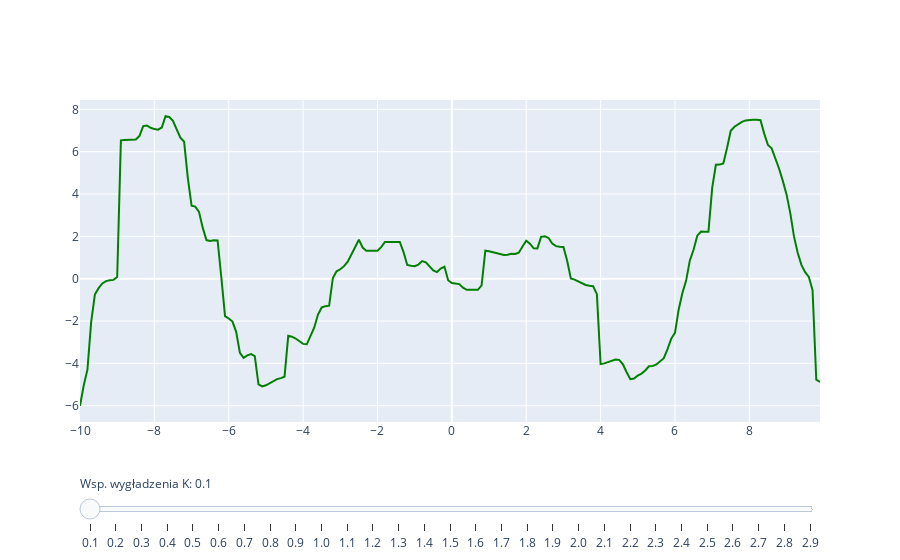

Notebook code for this chart:
### Code cell
import plotly.graph_objects as go
import numpy as np

# Create figure
fig = go.Figure()

# Add traces
for step in np.arange(0.1, 3, 0.1):
    gkr = GKR(x_synth, y_synth, step)

    x_p=[]
    y_p = []
    for x in x_real:
        x_p.append(x)
        y_p.append(gkr.predict(x))

    trace1 = go.Scatter(
            visible=False,
            line=dict(color="green", width=2),
            name="Wykres dla wartości K: " + str(round(step, 1)),
            x=x_p,
            y=y_p)

    fig.add_trace(trace1)

for step in np.arange(0.1, 3, 0.1):
    trace3 = go.Scatter(
            visible=False,
            line=dict(color="red", width=2),
            name="y=x*sin(x)",
            x=x_real,
            y=y_real)

    fig.add_trace(trace3)

# Make 0th trace visible
fig.data[0].visible = True

# Create and add slider
steps = []
for i in range(len(np.arange(0.1, 3, 0.1))):
    step = dict(
        method="update",
        args=[{"visible": [False] * len(fig.data)},
              {"title": "Wykres dla regresji jądrowej (Gauss) z współczynnikiem wygładzenia równym: " + str((i+1)/10)}],
    )
    step["args"][0]["visible"][i] = True
    step["args"][0]["visible"][i+len(np.arange(0.1, 3, 0.1))] = True
    steps.append(step)

sliders = [dict(
    active=0,
    pad={"t": 50},
    steps=steps
)]

fig.update_layout(sliders=sliders)

# Edit slider labels
fig['layout']['sliders'][0]['currentvalue']['prefix']='Wsp. wygładzenia K: '
for i, j in enumerate(np.arange(0.1, 3, 0.1), start = 0):
    fig['layout']['sliders'][0]['steps'][i]['label']=round(j, 1)

fig.show()

### Figure 1 — Plotly figure (JSON) as saved in the notebook; plotly's stock layout.template omitted (floating-point values rounded to 4 significant figures; data arrays with more than 128 entries replaced by an {"elided": "..."} marker saying what was removed)
{"data": [{"line": {"color": "green", "width": 2}, "name": "Wykres dla wartości K: 0.1", "type": "scatter", "visible": true, "x": {"elided": "200 float values"}, "y": {"elided": "200 float values"}}, {"line": {"color": "green", "width": 2}, "name": "Wykres dla wartości K: 0.2", "type": "scatter", "visible": false, "x": {"elided": "200 float values"}, "y": {"elided": "200 float values"}}, {"line": {"color": "green", "width": 2}, "name": "Wykres dla wartości K: 0.3", "type": "scatter", "visible": false, "x": {"elided": "200 float values"}, "y": {"elided": "200 float values"}}, {"line": {"color": "green", "width": 2}, "name": "Wykres dla wartości K: 0.4", "type": "scatter", "visible": false, "x": {"elided": "200 float values"}, "y": {"elided": "200 float values"}}, {"line": {"color": "green", "width": 2}, "name": "Wykres dla wartości K: 0.5", "type": "scatter", "visible": false, "x": {"elided": "200 float values"}, "y": {"elided": "200 float values"}}, {"line": {"color": "green", "width": 2}, "name": "Wykres dla wartości K: 0.6", "type": "scatter", "visible": false, "x": {"elided": "200 float values"}, "y": {"elided": "200 float values"}}, {"line": {"color": "green", "width": 2}, "name": "Wykres dla wartości K: 0.7", "type": "scatter", "visible": false, "x": {"elided": "200 float values"}, "y": {"elided": "200 float values"}}, {"line": {"color": "green", "width": 2}, "name": "Wykres dla wartości K: 0.8", "type": "scatter", "visible": false, "x": {"elided": "200 float values"}, "y": {"elided": "200 float values"}}, {"line": {"color": "green", "width": 2}, "name": "Wykres dla wartości K: 0.9", "type": "scatter", "visible": false, "x": {"elided": "200 float values"}, "y": {"elided": "200 float values"}}, {"line": {"color": "green", "width": 2}, "name": "Wykres dla wartości K: 1.0", "type": "scatter", "visible": false, "x": {"elided": "200 float values"}, "y": {"elided": "200 float values"}}, {"line": {"color": "green", "width": 2}, "name": "Wykres dla wartości K: 1.1", "type": "scatter", "visible": false, "x": {"elided": "200 float values"}, "y": {"elided": "200 float values"}}, {"line": {"color": "green", "width": 2}, "name": "Wykres dla wartości K: 1.2", "type": "scatter", "visible": false, "x": {"elided": "200 float values"}, "y": {"elided": "200 float values"}}, {"line": {"color": "green", "width": 2}, "name": "Wykres dla wartości K: 1.3", "type": "scatter", "visible": false, "x": {"elided": "200 float values"}, "y": {"elided": "200 float values"}}, {"line": {"color": "green", "width": 2}, "name": "Wykres dla wartości K: 1.4", "type": "scatter", "visible": false, "x": {"elided": "200 float values"}, "y": {"elided": "200 float values"}}, {"line": {"color": "green", "width": 2}, "name": "Wykres dla wartości K: 1.5", "type": "scatter", "visible": false, "x": {"elided": "200 float values"}, "y": {"elided": "200 float values"}}, {"line": {"color": "green", "width": 2}, "name": "Wykres dla wartości K: 1.6", "type": "scatter", "visible": false, "x": {"elided": "200 float values"}, "y": {"elided": "200 float values"}}, {"line": {"color": "green", "width": 2}, "name": "Wykres dla wartości K: 1.7", "type": "scatter", "visible": false, "x": {"elided": "200 float values"}, "y": {"elided": "200 float values"}}, {"line": {"color": "green", "width": 2}, "name": "Wykres dla wartości K: 1.8", "type": "scatter", "visible": false, "x": {"elided": "200 float values"}, "y": {"elided": "200 float values"}}, {"line": {"color": "green", "width": 2}, "name": "Wykres dla wartości K: 1.9", "type": "scatter", "visible": false, "x": {"elided": "200 float values"}, "y": {"elided": "200 float values"}}, {"line": {"color": "green", "width": 2}, "name": "Wykres dla wartości K: 2.0", "type": "scatter", "visible": false, "x": {"elided": "200 float values"}, "y": {"elided": "200 float values"}}, {"line": {"color": "green", "width": 2}, "name": "Wykres dla wartości K: 2.1", "type": "scatter", "visible": false, "x": {"elided": "200 float values"}, "y": {"elided": "200 float values"}}, {"line": {"color": "green", "width": 2}, "name": "Wykres dla wartości K: 2.2", "type": "scatter", "visible": false, "x": {"elided": "200 float values"}, "y": {"elided": "200 float values"}}, {"line": {"color": "green", "width": 2}, "name": "Wykres dla wartości K: 2.3", "type": "scatter", "visible": false, "x": {"elided": "200 float values"}, "y": {"elided": "200 float values"}}, {"line": {"color": "green", "width": 2}, "name": "Wykres dla wartości K: 2.4", "type": "scatter", "visible": false, "x": {"elided": "200 float values"}, "y": {"elided": "200 float values"}}, {"line": {"color": "green", "width": 2}, "name": "Wykres dla wartości K: 2.5", "type": "scatter", "visible": false, "x": {"elided": "200 float values"}, "y": {"elided": "200 float values"}}, {"line": {"color": "green", "width": 2}, "name": "Wykres dla wartości K: 2.6", "type": "scatter", "visible": false, "x": {"elided": "200 float values"}, "y": {"elided": "200 float values"}}, {"line": {"color": "green", "width": 2}, "name": "Wykres dla wartości K: 2.7", "type": "scatter", "visible": false, "x": {"elided": "200 float values"}, "y": {"elided": "200 float values"}}, {"line": {"color": "green", "width": 2}, "name": "Wykres dla wartości K: 2.8", "type": "scatter", "visible": false, "x": {"elided": "200 float values"}, "y": {"elided": "200 float values"}}, {"line": {"color": "green", "width": 2}, "name": "Wykres dla wartości K: 2.9", "type": "scatter", "visible": false, "x": {"elided": "200 float values"}, "y": {"elided": "200 float values"}}, {"line": {"color": "red", "width": 2}, "name": "y=x*sin(x)", "type": "scatter", "visible": false, "x": {"elided": "200 float values"}, "y": {"elided": "200 float values"}}, {"line": {"color": "red", "width": 2}, "name": "y=x*sin(x)", "type": "scatter", "visible": false, "x": {"elided": "200 float values"}, "y": {"elided": "200 float values"}}, {"line": {"color": "red", "width": 2}, "name": "y=x*sin(x)", "type": "scatter", "visible": false, "x": {"elided": "200 float values"}, "y": {"elided": "200 float values"}}, {"line": {"color": "red", "width": 2}, "name": "y=x*sin(x)", "type": "scatter", "visible": false, "x": {"elided": "200 float values"}, "y": {"elided": "200 float values"}}, {"line": {"color": "red", "width": 2}, "name": "y=x*sin(x)", "type": "scatter", "visible": false, "x": {"elided": "200 float values"}, "y": {"elided": "200 float values"}}, {"line": {"color": "red", "width": 2}, "name": "y=x*sin(x)", "type": "scatter", "visible": false, "x": {"elided": "200 float values"}, "y": {"elided": "200 float values"}}, {"line": {"color": "red", "width": 2}, "name": "y=x*sin(x)", "type": "scatter", "visible": false, "x": {"elided": "200 float values"}, "y": {"elided": "200 float values"}}, {"line": {"color": "red", "width": 2}, "name": "y=x*sin(x)", "type": "scatter", "visible": false, "x": {"elided": "200 float values"}, "y": {"elided": "200 float values"}}, {"line": {"color": "red", "width": 2}, "name": "y=x*sin(x)", "type": "scatter", "visible": false, "x": {"elided": "200 float values"}, "y": {"elided": "200 float values"}}, {"line": {"color": "red", "width": 2}, "name": "y=x*sin(x)", "type": "scatter", "visible": false, "x": {"elided": "200 float values"}, "y": {"elided": "200 float values"}}, {"line": {"color": "red", "width": 2}, "name": "y=x*sin(x)", "type": "scatter", "visible": false, "x": {"elided": "200 float values"}, "y": {"elided": "200 float values"}}, {"line": {"color": "red", "width": 2}, "name": "y=x*sin(x)", "type": "scatter", "visible": false, "x": {"elided": "200 float values"}, "y": {"elided": "200 float values"}}, {"line": {"color": "red", "width": 2}, "name": "y=x*sin(x)", "type": "scatter", "visible": false, "x": {"elided": "200 float values"}, "y": {"elided": "200 float values"}}, {"line": {"color": "red", "width": 2}, "name": "y=x*sin(x)", "type": "scatter", "visible": false, "x": {"elided": "200 float values"}, "y": {"elided": "200 float values"}}, {"line": {"color": "red", "width": 2}, "name": "y=x*sin(x)", "type": "scatter", "visible": false, "x": {"elided": "200 float values"}, "y": {"elided": "200 float values"}}, {"line": {"color": "red", "width": 2}, "name": "y=x*sin(x)", "type": "scatter", "visible": false, "x": {"elided": "200 float values"}, "y": {"elided": "200 float values"}}, {"line": {"color": "red", "width": 2}, "name": "y=x*sin(x)", "type": "scatter", "visible": false, "x": {"elided": "200 float values"}, "y": {"elided": "200 float values"}}, {"line": {"color": "red", "width": 2}, "name": "y=x*sin(x)", "type": "scatter", "visible": false, "x": {"elided": "200 float values"}, "y": {"elided": "200 float values"}}, {"line": {"color": "red", "width": 2}, "name": "y=x*sin(x)", "type": "scatter", "visible": false, "x": {"elided": "200 float values"}, "y": {"elided": "200 float values"}}, {"line": {"color": "red", "width": 2}, "name": "y=x*sin(x)", "type": "scatter", "visible": false, "x": {"elided": "200 float values"}, "y": {"elided": "200 float values"}}, {"line": {"color": "red", "width": 2}, "name": "y=x*sin(x)", "type": "scatter", "visible": false, "x": {"elided": "200 float values"}, "y": {"elided": "200 float values"}}, {"line": {"color": "red", "width": 2}, "name": "y=x*sin(x)", "type": "scatter", "visible": false, "x": {"elided": "200 float values"}, "y": {"elided": "200 float values"}}, {"line": {"color": "red", "width": 2}, "name": "y=x*sin(x)", "type": "scatter", "visible": false, "x": {"elided": "200 float values"}, "y": {"elided": "200 float values"}}, {"line": {"color": "red", "width": 2}, "name": "y=x*sin(x)", "type": "scatter", "visible": false, "x": {"elided": "200 float values"}, "y": {"elided": "200 float values"}}, {"line": {"color": "red", "width": 2}, "name": "y=x*sin(x)", "type": "scatter", "visible": false, "x": {"elided": "200 float values"}, "y": {"elided": "200 float values"}}, {"line": {"color": "red", "width": 2}, "name": "y=x*sin(x)", "type": "scatter", "visible": false, "x": {"elided": "200 float values"}, "y": {"elided": "200 float values"}}, {"line": {"color": "red", "width": 2}, "name": "y=x*sin(x)", "type": "scatter", "visible": false, "x": {"elided": "200 float values"}, "y": {"elided": "200 float values"}}, {"line": {"color": "red", "width": 2}, "name": "y=x*sin(x)", "type": "scatter", "visible": false, "x": {"elided": "200 float values"}, "y": {"elided": "200 float values"}}, {"line": {"color": "red", "width": 2}, "name": "y=x*sin(x)", "type": "scatter", "visible": false, "x": {"elided": "200 float values"}, "y": {"elided": "200 float values"}}], "layout": {"sliders": [{"active": 0, "currentvalue": {"prefix": "Wsp. wygładzenia K: "}, "pad": {"t": 50}, "steps": [{"args": [{"visible": [true, false, false, false, false, false, false, false, false, false, false, false, false, false, false, false, false, false, false, false, false, false, false, false, false, false, false, false, false, true, false, false, false, false, false, false, false, false, false, false, false, false, false, false, false, false, false, false, false, false, false, false, false, false, false, false, false, false]}, {"title": "Wykres dla regresji jądrowej (Gauss) z współczynnikiem wygładzenia równym: 0.1"}], "label": "0.1", "method": "update"}, {"args": [{"visible": [false, true, false, false, false, false, false, false, false, false, false, false, false, false, false, false, false, false, false, false, false, false, false, false, false, false, false, false, false, false, true, false, false, false, false, false, false, false, false, false, false, false, false, false, false, false, false, false, false, false, false, false, false, false, false, false, false, false]}, {"title": "Wykres dla regresji jądrowej (Gauss) z współczynnikiem wygładzenia równym: 0.2"}], "label": "0.2", "method": "update"}, {"args": [{"visible": [false, false, true, false, false, false, false, false, false, false, false, false, false, false, false, false, false, false, false, false, false, false, false, false, false, false, false, false, false, false, false, true, false, false, false, false, false, false, false, false, false, false, false, false, false, false, false, false, false, false, false, false, false, false, false, false, false, false]}, {"title": "Wykres dla regresji jądrowej (Gauss) z współczynnikiem wygładzenia równym: 0.3"}], "label": "0.3", "method": "update"}, {"args": [{"visible": [false, false, false, true, false, false, false, false, false, false, false, false, false, false, false, false, false, false, false, false, false, false, false, false, false, false, false, false, false, false, false, false, true, false, false, false, false, false, false, false, false, false, false, false, false, false, false, false, false, false, false, false, false, false, false, false, false, false]}, {"title": "Wykres dla regresji jądrowej (Gauss) z współczynnikiem wygładzenia równym: 0.4"}], "label": "0.4", "method": "update"}, {"args": [{"visible": [false, false, false, false, true, false, false, false, false, false, false, false, false, false, false, false, false, false, false, false, false, false, false, false, false, false, false, false, false, false, false, false, false, true, false, false, false, false, false, false, false, false, false, false, false, false, false, false, false, false, false, false, false, false, false, false, false, false]}, {"title": "Wykres dla regresji jądrowej (Gauss) z współczynnikiem wygładzenia równym: 0.5"}], "label": "0.5", "method": "update"}, {"args": [{"visible": [false, false, false, false, false, true, false, false, false, false, false, false, false, false, false, false, false, false, false, false, false, false, false, false, false, false, false, false, false, false, false, false, false, false, true, false, false, false, false, false, false, false, false, false, false, false, false, false, false, false, false, false, false, false, false, false, false, false]}, {"title": "Wykres dla regresji jądrowej (Gauss) z współczynnikiem wygładzenia równym: 0.6"}], "label": "0.6", "method": "update"}, {"args": [{"visible": [false, false, false, false, false, false, true, false, false, false, false, false, false, false, false, false, false, false, false, false, false, false, false, false, false, false, false, false, false, false, false, false, false, false, false, true, false, false, false, false, false, false, false, false, false, false, false, false, false, false, false, false, false, false, false, false, false, false]}, {"title": "Wykres dla regresji jądrowej (Gauss) z współczynnikiem wygładzenia równym: 0.7"}], "label": "0.7", "method": "update"}, {"args": [{"visible": [false, false, false, false, false, false, false, true, false, false, false, false, false, false, false, false, false, false, false, false, false, false, false, false, false, false, false, false, false, false, false, false, false, false, false, false, true, false, false, false, false, false, false, false, false, false, false, false, false, false, false, false, false, false, false, false, false, false]}, {"title": "Wykres dla regresji jądrowej (Gauss) z współczynnikiem wygładzenia równym: 0.8"}], "label": "0.8", "method": "update"}, {"args": [{"visible": [false, false, false, false, false, false, false, false, true, false, false, false, false, false, false, false, false, false, false, false, false, false, false, false, false, false, false, false, false, false, false, false, false, false, false, false, false, true, false, false, false, false, false, false, false, false, false, false, false, false, false, false, false, false, false, false, false, false]}, {"title": "Wykres dla regresji jądrowej (Gauss) z współczynnikiem wygładzenia równym: 0.9"}], "label": "0.9", "method": "update"}, {"args": [{"visible": [false, false, false, false, false, false, false, false, false, true, false, false, false, false, false, false, false, false, false, false, false, false, false, false, false, false, false, false, false, false, false, false, false, false, false, false, false, false, true, false, false, false, false, false, false, false, false, false, false, false, false, false, false, false, false, false, false, false]}, {"title": "Wykres dla regresji jądrowej (Gauss) z współczynnikiem wygładzenia równym: 1.0"}], "label": "1.0", "method": "update"}, {"args": [{"visible": [false, false, false, false, false, false, false, false, false, false, true, false, false, false, false, false, false, false, false, false, false, false, false, false, false, false, false, false, false, false, false, false, false, false, false, false, false, false, false, true, false, false, false, false, false, false, false, false, false, false, false, false, false, false, false, false, false, false]}, {"title": "Wykres dla regresji jądrowej (Gauss) z współczynnikiem wygładzenia równym: 1.1"}], "label": "1.1", "method": "update"}, {"args": [{"visible": [false, false, false, false, false, false, false, false, false, false, false, true, false, false, false, false, false, false, false, false, false, false, false, false, false, false, false, false, false, false, false, false, false, false, false, false, false, false, false, false, true, false, false, false, false, false, false, false, false, false, false, false, false, false, false, false, false, false]}, {"title": "Wykres dla regresji jądrowej (Gauss) z współczynnikiem wygładzenia równym: 1.2"}], "label": "1.2", "method": "update"}, {"args": [{"visible": [false, false, false, false, false, false, false, false, false, false, false, false, true, false, false, false, false, false, false, false, false, false, false, false, false, false, false, false, false, false, false, false, false, false, false, false, false, false, false, false, false, true, false, false, false, false, false, false, false, false, false, false, false, false, false, false, false, false]}, {"title": "Wykres dla regresji jądrowej (Gauss) z współczynnikiem wygładzenia równym: 1.3"}], "label": "1.3", "method": "update"}, {"args": [{"visible": [false, false, false, false, false, false, false, false, false, false, false, false, false, true, false, false, false, false, false, false, false, false, false, false, false, false, false, false, false, false, false, false, false, false, false, false, false, false, false, false, false, false, true, false, false, false, false, false, false, false, false, false, false, false, false, false, false, false]}, {"title": "Wykres dla regresji jądrowej (Gauss) z współczynnikiem wygładzenia równym: 1.4"}], "label": "1.4", "method": "update"}, {"args": [{"visible": [false, false, false, false, false, false, false, false, false, false, false, false, false, false, true, false, false, false, false, false, false, false, false, false, false, false, false, false, false, false, false, false, false, false, false, false, false, false, false, false, false, false, false, true, false, false, false, false, false, false, false, false, false, false, false, false, false, false]}, {"title": "Wykres dla regresji jądrowej (Gauss) z współczynnikiem wygładzenia równym: 1.5"}], "label": "1.5", "method": "update"}, {"args": [{"visible": [false, false, false, false, false, false, false, false, false, false, false, false, false, false, false, true, false, false, false, false, false, false, false, false, false, false, false, false, false, false, false, false, false, false, false, false, false, false, false, false, false, false, false, false, true, false, false, false, false, false, false, false, false, false, false, false, false, false]}, {"title": "Wykres dla regresji jądrowej (Gauss) z współczynnikiem wygładzenia równym: 1.6"}], "label": "1.6", "method": "update"}, {"args": [{"visible": [false, false, false, false, false, false, false, false, false, false, false, false, false, false, false, false, true, false, false, false, false, false, false, false, false, false, false, false, false, false, false, false, false, false, false, false, false, false, false, false, false, false, false, false, false, true, false, false, false, false, false, false, false, false, false, false, false, false]}, {"title": "Wykres dla regresji jądrowej (Gauss) z współczynnikiem wygładzenia równym: 1.7"}], "label": "1.7", "method": "update"}, {"args": [{"visible": [false, false, false, false, false, false, false, false, false, false, false, false, false, false, false, false, false, true, false, false, false, false, false, false, false, false, false, false, false, false, false, false, false, false, false, false, false, false, false, false, false, false, false, false, false, false, true, false, false, false, false, false, false, false, false, false, false, false]}, {"title": "Wykres dla regresji jądrowej (Gauss) z współczynnikiem wygładzenia równym: 1.8"}], "label": "1.8", "method": "update"}, {"args": [{"visible": [false, false, false, false, false, false, false, false, false, false, false, false, false, false, false, false, false, false, true, false, false, false, false, false, false, false, false, false, false, false, false, false, false, false, false, false, false, false, false, false, false, false, false, false, false, false, false, true, false, false, false, false, false, false, false, false, false, false]}, {"title": "Wykres dla regresji jądrowej (Gauss) z współczynnikiem wygładzenia równym: 1.9"}], "label": "1.9", "method": "update"}, {"args": [{"visible": [false, false, false, false, false, false, false, false, false, false, false, false, false, false, false, false, false, false, false, true, false, false, false, false, false, false, false, false, false, false, false, false, false, false, false, false, false, false, false, false, false, false, false, false, false, false, false, false, true, false, false, false, false, false, false, false, false, false]}, {"title": "Wykres dla regresji jądrowej (Gauss) z współczynnikiem wygładzenia równym: 2.0"}], "label": "2.0", "method": "update"}, {"args": [{"visible": [false, false, false, false, false, false, false, false, false, false, false, false, false, false, false, false, false, false, false, false, true, false, false, false, false, false, false, false, false, false, false, false, false, false, false, false, false, false, false, false, false, false, false, false, false, false, false, false, false, true, false, false, false, false, false, false, false, false]}, {"title": "Wykres dla regresji jądrowej (Gauss) z współczynnikiem wygładzenia równym: 2.1"}], "label": "2.1", "method": "update"}, {"args": [{"visible": [false, false, false, false, false, false, false, false, false, false, false, false, false, false, false, false, false, false, false, false, false, true, false, false, false, false, false, false, false, false, false, false, false, false, false, false, false, false, false, false, false, false, false, false, false, false, false, false, false, false, true, false, false, false, false, false, false, false]}, {"title": "Wykres dla regresji jądrowej (Gauss) z współczynnikiem wygładzenia równym: 2.2"}], "label": "2.2", "method": "update"}, {"args": [{"visible": [false, false, false, false, false, false, false, false, false, false, false, false, false, false, false, false, false, false, false, false, false, false, true, false, false, false, false, false, false, false, false, false, false, false, false, false, false, false, false, false, false, false, false, false, false, false, false, false, false, false, false, true, false, false, false, false, false, false]}, {"title": "Wykres dla regresji jądrowej (Gauss) z współczynnikiem wygładzenia równym: 2.3"}], "label": "2.3", "method": "update"}, {"args": [{"visible": [false, false, false, false, false, false, false, false, false, false, false, false, false, false, false, false, false, false, false, false, false, false, false, true, false, false, false, false, false, false, false, false, false, false, false, false, false, false, false, false, false, false, false, false, false, false, false, false, false, false, false, false, true, false, false, false, false, false]}, {"title": "Wykres dla regresji jądrowej (Gauss) z współczynnikiem wygładzenia równym: 2.4"}], "label": "2.4", "method": "update"}, {"args": [{"visible": [false, false, false, false, false, false, false, false, false, false, false, false, false, false, false, false, false, false, false, false, false, false, false, false, true, false, false, false, false, false, false, false, false, false, false, false, false, false, false, false, false, false, false, false, false, false, false, false, false, false, false, false, false, true, false, false, false, false]}, {"title": "Wykres dla regresji jądrowej (Gauss) z współczynnikiem wygładzenia równym: 2.5"}], "label": "2.5", "method": "update"}, {"args": [{"visible": [false, false, false, false, false, false, false, false, false, false, false, false, false, false, false, false, false, false, false, false, false, false, false, false, false, true, false, false, false, false, false, false, false, false, false, false, false, false, false, false, false, false, false, false, false, false, false, false, false, false, false, false, false, false, true, false, false, false]}, {"title": "Wykres dla regresji jądrowej (Gauss) z współczynnikiem wygładzenia równym: 2.6"}], "label": "2.6", "method": "update"}, {"args": [{"visible": [false, false, false, false, false, false, false, false, false, false, false, false, false, false, false, false, false, false, false, false, false, false, false, false, false, false, true, false, false, false, false, false, false, false, false, false, false, false, false, false, false, false, false, false, false, false, false, false, false, false, false, false, false, false, false, true, false, false]}, {"title": "Wykres dla regresji jądrowej (Gauss) z współczynnikiem wygładzenia równym: 2.7"}], "label": "2.7", "method": "update"}, {"args": [{"visible": [false, false, false, false, false, false, false, false, false, false, false, false, false, false, false, false, false, false, false, false, false, false, false, false, false, false, false, true, false, false, false, false, false, false, false, false, false, false, false, false, false, false, false, false, false, false, false, false, false, false, false, false, false, false, false, false, true, false]}, {"title": "Wykres dla regresji jądrowej (Gauss) z współczynnikiem wygładzenia równym: 2.8"}], "label": "2.8", "method": "update"}, {"args": [{"visible": [false, false, false, false, false, false, false, false, false, false, false, false, false, false, false, false, false, false, false, false, false, false, false, false, false, false, false, false, true, false, false, false, false, false, false, false, false, false, false, false, false, false, false, false, false, false, false, false, false, false, false, false, false, false, false, false, false, true]}, {"title": "Wykres dla regresji jądrowej (Gauss) z współczynnikiem wygładzenia równym: 2.9"}], "label": "2.9", "method": "update"}]}]}}
